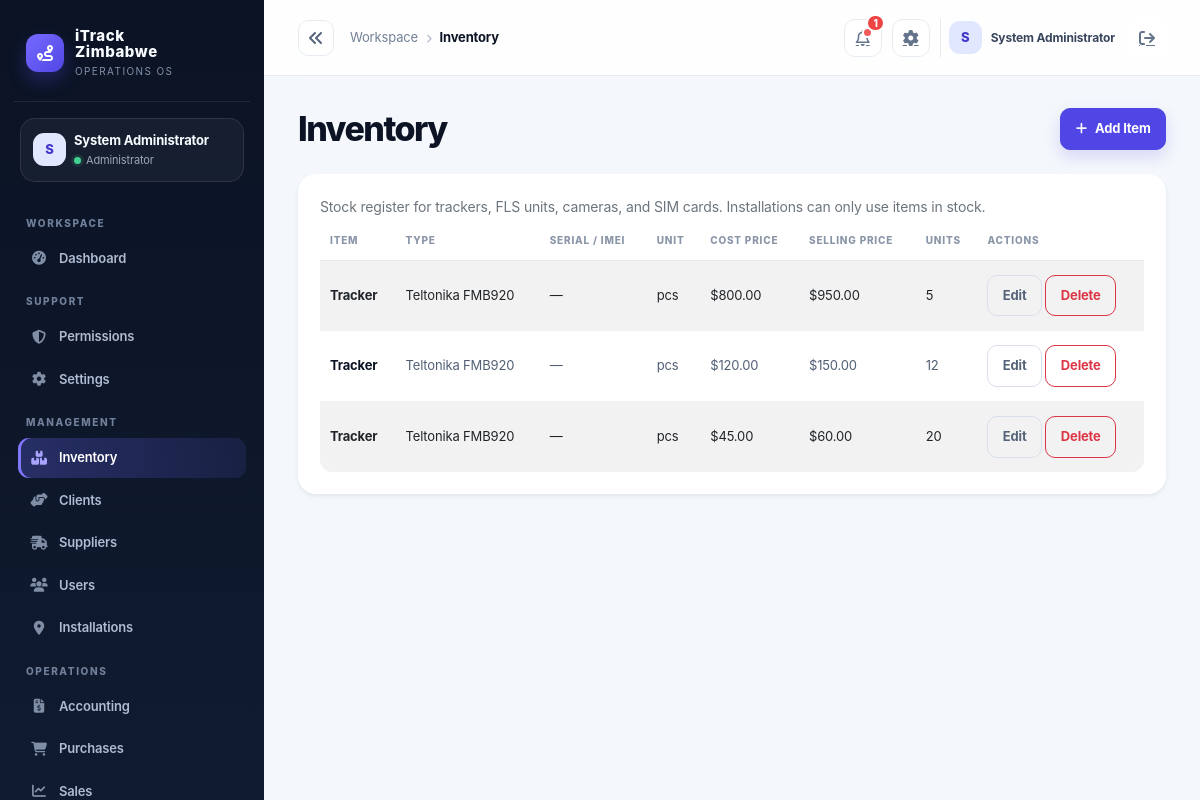
/index.php?controller=inventory (signed in), run on the app's committed database.
### tables this page shows
CREATE TABLE IF NOT EXISTS products (
  id INT AUTO_INCREMENT PRIMARY KEY,
  category_id INT NULL,
  name VARCHAR(150) NOT NULL,
  sku VARCHAR(100) NOT NULL UNIQUE,
  imei VARCHAR(100) NULL UNIQUE,
  sim_number VARCHAR(80) NULL,
  device_type VARCHAR(80) NOT NULL DEFAULT 'Galileosky 7x',
  item_category VARCHAR(40) NOT NULL DEFAULT 'Tracker',
  item_type VARCHAR(100) NOT NULL DEFAULT 'Teltonika FMB920',
  unit VARCHAR(50) NOT NULL DEFAULT 'pcs',
  cost_price DECIMAL(12,2) NOT NULL DEFAULT 0.00,
  selling_price DECIMAL(12,2) NOT NULL DEFAULT 0.00,
  opening_stock INT NOT NULL DEFAULT 0,
  reorder_level INT NOT NULL DEFAULT 0,
  status VARCHAR(20) NOT NULL DEFAULT 'active',
  created_at TIMESTAMP DEFAULT CURRENT_TIMESTAMP,
  FOREIGN KEY (category_id) REFERENCES categories(id) ON DELETE SET NULL
);

### app/controllers/InventoryController.php (called while the page is built, shortened)
<?php
class InventoryController extends Controller
{
    private Product $productModel;
    public function __construct()
    {
        $this->productModel = new Product();
    }
    public function index(): void
    {
        $this->view('inventory/index', ['products' => $this->productModel->all()]);
    }
}

### public/index.php (called while the page is built, shortened)
<?php
$uri = $_SERVER['REQUEST_URI'] ?? '/';
$controllerKey = $_GET['controller'] ?? null;
$actionKey = $_GET['action'] ?? null;
$route = $controllerKey ? [
    'controller' => ucfirst($controllerKey) . 'Controller',
    'action' => $actionKey ?? 'index',
] : Router::route($uri);
$actionName = $route['action'];
$controller = new $controllerName();
$controller->$actionName();

### app/core/Model.php (called while the page is built, shortened)
<?php
require_once dirname(__DIR__) . '/config/database.php';
abstract class Model
{
    protected PDO $db;
    public function __construct()
    {
        $this->db = Database::getInstance();
    }
    protected function fetchOne(string $sql, array $params = []): ?array
    {
        $stmt = $this->db->prepare($sql);
        $stmt->execute($params);
        $row = $stmt->fetch();
        return $row === false ? null : $row;
    }
    protected function fetchAll(string $sql, array $params = []): array
    {
        $stmt = $this->db->prepare($sql);
        $stmt->execute($params);
        return $stmt->fetchAll();
    }
    protected function execute(string $sql, array $params = []): int
    {
        $stmt = $this->db->prepare($sql);
        $stmt->execute($params);
        return $stmt->rowCount();
    }
}

### app/config/env.php (called while the page is built, shortened)
<?php
function loadEnv(): array
{
    static $loaded = null;
    if ($loaded !== null) {
        return $loaded;
    }
    $loaded = [];
    $envPath = dirname(__DIR__, 2) . '/.env';
    if (!is_readable($envPath)) {
        return $loaded;
    }
    return $loaded;
}
function env(string $key, $default = null)
{
    $vars = loadEnv();
    $value = getenv($key);
    return $value !== false ? $value : $default;
}

### app/config/app.php (called while the page is built)
<?php
require_once __DIR__ . '/env.php';
return [
    'app_name' => env('APP_NAME', 'iTrack Zimbabwe'),
    'environment' => strtolower((string) env('APP_ENV', 'development')),
    'db_driver' => strtolower((string) env('DB_DRIVER', 'auto')),
    'db_sqlite_path' => (string) env('DB_SQLITE_PATH', dirname(__DIR__, 2) . '/storage/itrack.sqlite'),
    'allow_registration' => filter_var(env('APP_ALLOW_REGISTRATION', !in_array(strtolower((string) env('APP_ENV', 'development')), ['prod', 'production'], true)), FILTER_VALIDATE_BOOLEAN),
    'session_secure' => filter_var(env('APP_SESSION_SECURE', false), FILTER_VALIDATE_BOOLEAN),
    'mail_from' => env('MAIL_FROM', 'no-reply@localhost'),
    'public_url' => rtrim((string) env('APP_PUBLIC_URL', ''), '/'),
    'debug' => filter_var(env('APP_DEBUG', false), FILTER_VALIDATE_BOOLEAN),
    'base_url' => env('APP_BASE_URL', '/itrack-zimbabwe'),
    'db' => [
        'host' => env('DB_HOST', '127.0.0.1'),
        'port' => env('DB_PORT', '3306'),
        'name' => env('DB_NAME', 'itrack_zimbabwe'),
        'user' => env('DB_USER', 'root'),
        'pass' => env('DB_PASS', ''),
    ],
    'session_name' => env('SESSION_NAME', 'itrack_session'),
    'csrf_token_name' => env('CSRF_TOKEN_NAME', 'csrf_token'),
    'upload_dir' => env('UPLOAD_DIR', dirname(__DIR__, 1) . '/uploads'),
    'openrouter_api_key' => env('OPENROUTER_API_KEY', ''),
    'openrouter_model' => env('OPENROUTER_MODEL', 'openrouter/free'),
];

### app/config/database.php (called while the page is built, shortened)
<?php
require_once dirname(__DIR__) . '/config/app.php';
class Database
{
    private static ?PDO $instance = null;
    public static function getInstance(): PDO
    {
        if (self::$instance === null) {
            $config = require dirname(__DIR__) . '/config/app.php';
            $mysqlEnabled = extension_loaded('pdo_mysql');
            if ($config['db_driver'] === 'sqlite') {
                self::$instance = self::createSqliteInstance($config);
            } elseif ($config['db_driver'] === 'mysql' || ($config['db_driver'] === 'auto' && $mysqlEnabled)) {
                try {
                    $dsn = sprintf('mysql:host=%s;port=%s;dbname=%s;charset=utf8mb4', $config['db']['host'], $config['db']['port'], $config['db']['name']);
                    self::$instance = new PDO($dsn, $config['db']['user'], $config['db']['pass'], [
                        PDO::ATTR_ERRMODE => PDO::ERRMODE_EXCEPTION,
                        PDO::ATTR_DEFAULT_FETCH_MODE => PDO::FETCH_ASSOC,
                        PDO::ATTR_EMULATE_PREPARES => false,
                    ]);
                } catch (PDOException $exception) {
                    if ($config['environment'] === 'production' || $config['db_driver'] === 'mysql') {
                        throw new RuntimeException('Unable to connect to the configured MySQL database.', 0, $exception);
                    }
                    self::$instance = self::createSqliteInstance($config);
                }
            } else {
                if ($config['environment'] === 'production' && $config['db_driver'] !== 'sqlite') {
                    throw new RuntimeException('Production requires DB_DRIVER=mysql or an explicit DB_DRIVER=sqlite configuration.');
                }
                self::$instance = self::createSqliteInstance($config);
            }
        }
        return self::$instance;
    }
}

### app/models/Product.php (called while the page is built, shortened)
<?php
require_once dirname(__DIR__) . '/core/Model.php';
class Product extends Model
{
    public function all(): array
    {
        return $this->fetchAll('SELECT * FROM products ORDER BY item_category, item_type');
    }
}

### app/helpers/auth.php (called while the page is built, shortened)
<?php
function currentUser(): ?array
{
    return $_SESSION['user'] ?? null;
}

### app/models/Notification.php (called while the page is built, shortened)
<?php
require_once dirname(__DIR__) . '/core/Model.php';
class Notification extends Model
{
    public function unreadCount(?int $userId = null): int
    {
        $sql = 'SELECT COUNT(*) AS total FROM notifications WHERE is_read = 0';
        $params = [];
        if ($userId !== null) {
            $sql .= ' AND user_id = :user_id';
            $params[':user_id'] = $userId;
        }
        return (int) ($this->fetchOne($sql, $params)['total'] ?? 0);
    }
}

### app/views/inventory/index.php (the view, shortened to what this page needs)
<div class="d-flex justify-content-between align-items-center mb-4">
    <h2 class="h4 mb-0">Inventory</h2>
    <a class="btn btn-primary" href="/index.php?controller=inventory&action=create"><i class="fa-solid fa-plus me-2" aria-hidden="true"></i>Add Item</a>
</div>
<div class="card shadow-sm border-0">
    <div class="card-body">
        <p class="text-secondary small mb-3">Stock register for trackers, FLS units, cameras, and SIM cards. Installations can only use items in stock.</p>
        <div class="table-responsive">
            <table class="table table-striped align-middle">
                <thead>
                    <tr>
                        <th>Item</th>
                        <th>Type</th>
                        <th>Serial / IMEI</th>
                        <th>Unit</th>
                        <th>Cost Price</th>
                        <th>Selling Price</th>
                        <th>Units</th>
                        <th>Actions</th>
                    </tr>
                </thead>
                <tbody>
                <?php foreach ($products as $product): ?>
                    <tr>
                        <td><?= htmlspecialchars($product['item_category'] ?? 'Tracker') ?></td>
                        <td><?= htmlspecialchars($product['item_type'] ?? $product['device_type'] ?? '—') ?></td>
                        <td><?= htmlspecialchars(($product['imei'] ?? '') !== '' ? $product['imei'] : '—') ?></td>
                        <td><?= htmlspecialchars($product['unit'] ?? '') ?></td>
                        <td>$<?= number_format((float) ($product['cost_price'] ?? 0), 2) ?></td>
                        <td>$<?= number_format((float) ($product['selling_price'] ?? 0), 2) ?></td>
                        <td><?= (int) ($product['opening_stock'] ?? 0) ?></td>
                        <td>
                            <a class="btn btn-sm btn-outline-secondary" href="/index.php?controller=inventory&action=edit&id=<?= (int) ($product['id'] ?? 0) ?>">Edit</a>
                            <a class="btn btn-sm btn-outline-danger" href="/index.php?controller=inventory&action=delete&id=<?= (int) ($product['id'] ?? 0) ?>" data-confirm="Delete this product?">Delete</a>
                        </td>
                    </tr>
                <?php endforeach; ?>
                </tbody>
            </table>
        </div>
    </div>
</div>

### app/views/layouts/partials/header.php (shortened to what this page needs)
<?php
$headerUser = currentUser() ?? [];
$headerName = $headerUser['name'] ?? 'User';
$headerInitial = strtoupper(substr((string)$headerName, 0, 1));
$headerController = strtolower($_GET['controller'] ?? 'dashboard');
$headerLabels = ['dashboard'=>'Overview','inventory'=>'Inventory','clients'=>'Clients','supplier'=>'Suppliers','users'=>'Users','gps'=>'Installations','accounting'=>'Accounting','purchases'=>'Purchases','sales'=>'Sales','requisition'=>'Requisitions','reports'=>'Reports','notification'=>'Notifications','settings'=>'Settings'];
$headerSection = basename($_SERVER['SCRIPT_NAME'] ?? '') === 'dashboard.php' ? 'Overview' : ($headerLabels[$headerController] ?? ucfirst($headerController));
$headerNotificationCount = 0;
$currentUserId = (int) ($headerUser['id'] ?? 0);
if ($currentUserId > 0) {
    $headerNotificationCount = (new Notification())->unreadCount($currentUserId);
}
?>
<header class="topbar">
    <button class="sidebar-collapse-toggle" type="button" aria-label="Collapse sidebar" aria-expanded="true" title="Collapse sidebar"><i class="fa-solid fa-angles-left"></i></button>
    <div class="crumb"><span class="d-none d-sm-inline">Workspace</span><i class="fa-solid fa-chevron-right mx-2" style="font-size:9px;color:#aab4c4"></i><strong><?= htmlspecialchars($headerSection) ?></strong></div>
    <div class="top-actions">
        <a class="icon-button" href="/index.php?controller=notification" aria-label="Notifications" data-notification-link>
            <i class="fa-regular fa-bell"></i>
            <span class="notification-badge" data-notification-badge<?= $headerNotificationCount > 0 ? '' : ' hidden' ?>></span>
            <span class="notification-count" data-notification-count<?= $headerNotificationCount > 0 ? '' : ' hidden' ?>><?= $headerNotificationCount > 0 ? htmlspecialchars((string) $headerNotificationCount, ENT_QUOTES, 'UTF-8') : '' ?></span>
        </a>
        <a class="icon-button d-none d-sm-grid" href="/index.php?controller=settings" aria-label="Settings"><i class="fa-solid fa-gear"></i></a>
        <div class="user-pill"><div class="avatar"><?= htmlspecialchars($headerInitial) ?></div><span><?= htmlspecialchars($headerName) ?></span><a class="icon-button border-0 ms-1" href="/logout.php" aria-label="Sign out"><i class="fa-solid fa-arrow-right-from-bracket"></i></a></div>
    </div>
</header>

### app/views/layouts/main.php (style rules this page uses)
:root { --ink:#0b1324; --ink-2:#111d33; --muted:#738096; --line:#e6ebf2; --canvas:#f4f7fb; --card:#fff; --brand:#4f46e5; --brand-2:#6d5dfc; --mint:#13b981; --amber:#f59e0b; --danger:#e25555; --shadow:0 16px 40px rgba(15,23,42,.06); }
* { box-sizing:border-box; }
body { background:var(--canvas); color:var(--ink); margin:0; font-family:Inter,ui-sans-serif,system-ui,-apple-system,"Segoe UI",sans-serif; letter-spacing:-.01em; }
a { color:inherit; }
.sidebar-collapse-toggle { width:36px;height:36px;display:grid;place-items:center;border:1px solid var(--line);border-radius:10px;background:#fff;color:#56647a; }
.avatar { width:33px; height:33px; border-radius:11px; background:#e0e7ff; color:#4338ca; display:grid; place-items:center; font-weight:800; font-size:13px; }
.topbar { height:76px; display:flex; align-items:center; gap:16px; padding:0 34px; background:rgba(255,255,255,.88); border-bottom:1px solid var(--line); backdrop-filter:blur(16px); position:sticky; top:0; z-index:10; }
.crumb { font-size:13px; color:var(--muted); }
.crumb strong { color:var(--ink); font-weight:750; }
.top-actions { margin-left:auto; display:flex; align-items:center; gap:10px; }
.icon-button { width:38px; height:38px; display:grid; place-items:center; color:#64748b; border:1px solid var(--line); background:#fff; border-radius:11px; position:relative; }
.notification-badge { position:absolute; width:7px; height:7px; background:#f15b5b; border-radius:50%; right:8px; top:7px; border:2px solid #fff; box-sizing:content-box; }
.notification-count { position:absolute; min-width:18px; height:18px; padding:0 5px; display:grid; place-items:center; border-radius:999px; background:#ef4444; color:#fff; font-size:10px; font-weight:800; right:-4px; top:-6px; border:2px solid #fff; }
.user-pill { display:flex; align-items:center; gap:9px; padding-left:8px; border-left:1px solid var(--line); }
.user-pill span { font-size:12px; font-weight:700; color:#39465d; }
main h2.h4 { font-size:clamp(25px,3vw,34px); font-weight:800; letter-spacing:-.045em; line-height:1.1; }
main > .d-flex.justify-content-between { margin-bottom:24px !important; }
.card { border:1px solid var(--line); border-radius:18px; background:var(--card); box-shadow:var(--shadow); }
.card .card-body { padding:22px; }
.btn { border-radius:10px; font-weight:700; font-size:13px; padding:.63rem .9rem; }
.btn-primary { background:var(--brand); border-color:var(--brand); box-shadow:0 7px 15px rgba(79,70,229,.18); }
.table { margin:0; font-size:13px; }
.table thead th { color:#8a96a8; border-bottom:1px solid var(--line); text-transform:uppercase; letter-spacing:.08em; font-size:10px; font-weight:800; padding:0 10px 12px; white-space:nowrap; }
.table tbody td { padding:14px 10px; border-color:#eef1f5; color:#526076; vertical-align:middle; }
.table tbody tr:last-child td { border-bottom:0; }
.table tbody td:first-child { color:var(--ink); font-weight:750; }
.table-striped>tbody>tr:nth-of-type(odd)>* { --bs-table-accent-bg:#fafbfe; color:inherit; }
.table-responsive { border-radius:12px; }
.btn-outline-secondary { color:#56647a; border-color:#d9e0eb; }

### data on the page
products: id "1", item_category "Tracker", item_type "Teltonika FMB920", imei "—", unit "pcs", cost_price "800.00", selling_price "950.00", opening_stock "5"
products: item_category "Tracker", item_type "Teltonika FMB920", imei "—", unit "pcs", cost_price "120.00", selling_price "150.00", opening_stock "12"
products: item_category "Tracker", item_type "Teltonika FMB920", imei "—", unit "pcs", cost_price "45.00", selling_price "60.00", opening_stock "20"

### other printed values
$initials "S"
$user['name'] "System Administrator"
$role "Administrator"
$group "WORKSPACE"
$item['label'] "Dashboard"
$group "SUPPORT"
$item['label'] "Permissions"
$item['label'] "Settings"
$group "MANAGEMENT"
$item['label'] "Inventory"
$item['label'] "Clients"
$item['label'] "Suppliers"
$item['label'] "Users"
$item['label'] "Installations"
$group "OPERATIONS"
